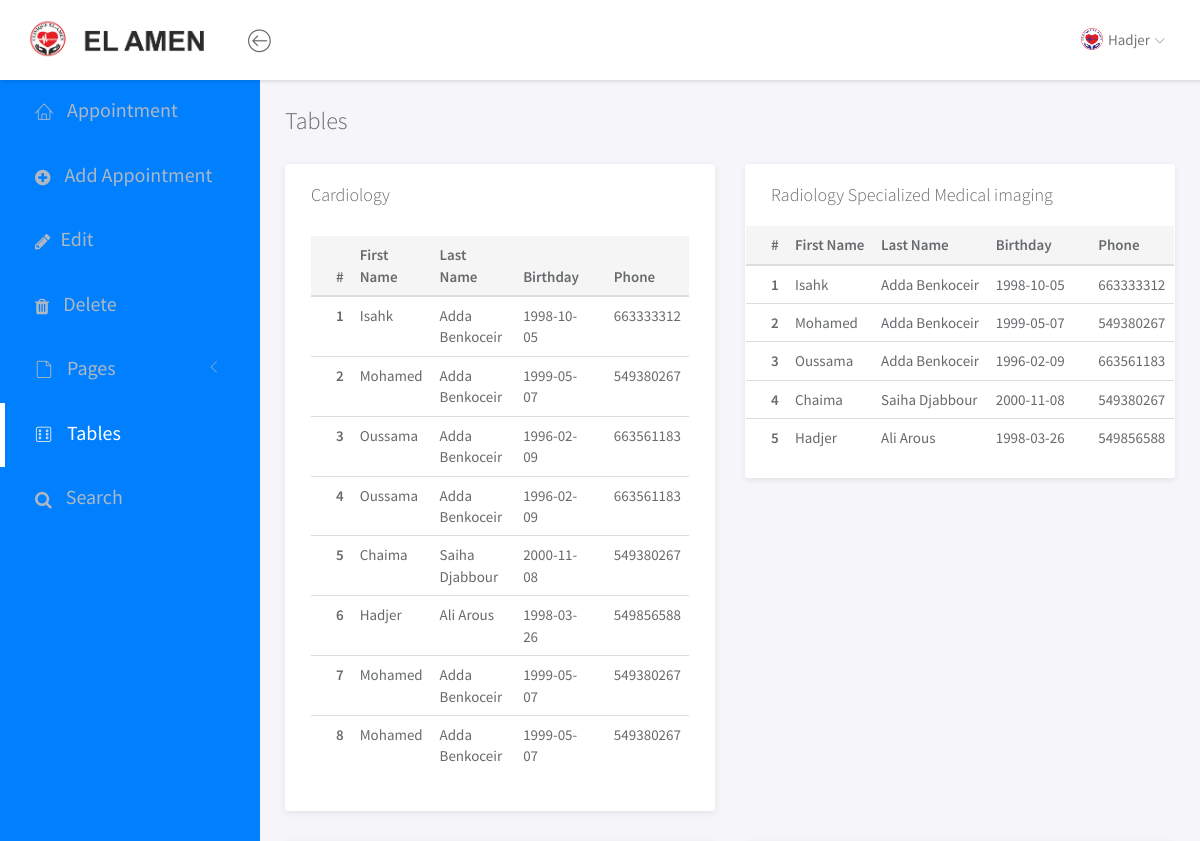
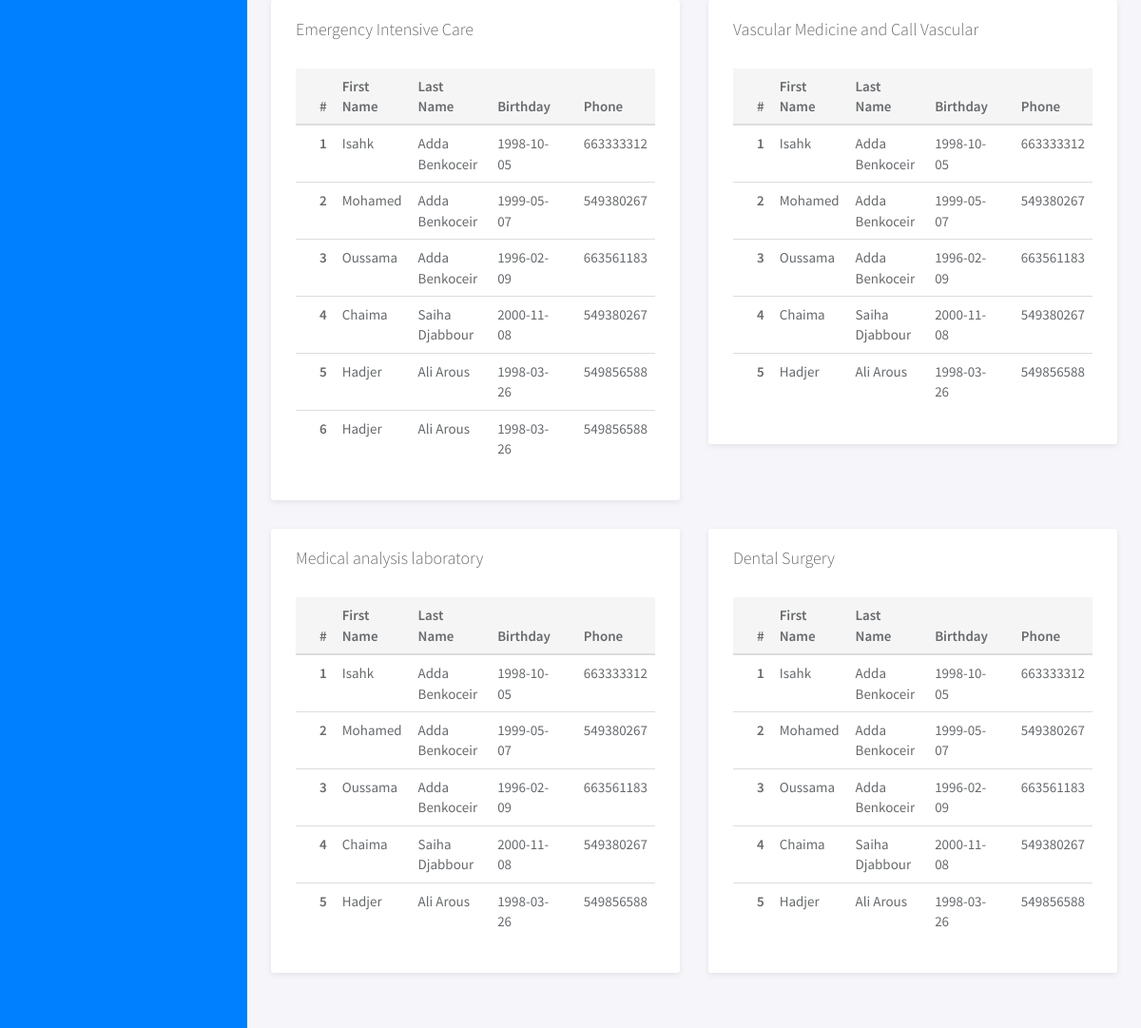
Page /special/secretaire/secretaire/tables.php (signed in) on the committed database (2 pictures, top to bottom).
### tables this page shows
CREATE TABLE `rendez_vous` (
  `ID_RDv` int(11) NOT NULL,
  `ID_pat` int(11) DEFAULT NULL,
  `ID_sec` int(11) NOT NULL,
  `objt_rdv` varchar(50) DEFAULT NULL,
  `date_rdv` datetime DEFAULT NULL,
  `date_rdv2` date NOT NULL
);

CREATE TABLE `patent` (
  `ID_pat` int(11) NOT NULL,
  `nom_pat` varchar(50) NOT NULL,
  `pre_pat` varchar(50) NOT NULL,
  `date_niss_pat` date NOT NULL,
  `sexe_pat` varchar(10) NOT NULL,
  `tel_pat` int(10) NOT NULL,
  `address_pat` varchar(255) NOT NULL,
  `email_pat` varchar(50) NOT NULL,
  `pass_pat` varchar(50) NOT NULL
);

### special/secretaire/secretaire/tables.php (the view, shortened to what this page needs)
<?php
 include_once "conn_db2.php";
?>
<!doctype html>
<html lang="en">
<head>
	<link rel="stylesheet" href="assets/vendor/bootstrap/css/bootstrap.min.css">
	<link rel="stylesheet" href="assets/vendor/font-awesome/css/font-awesome.min.css">
	<link rel="stylesheet" href="assets/vendor/linearicons/style.css">
	<link rel="stylesheet" href="assets/css/main.css">
	<link rel="stylesheet" href="assets/css/demo.css">
</head>
<body>
	<div id="wrapper">
		<nav class="navbar navbar-default navbar-fixed-top">
			<div class="brand">
			     <a href="index.php"><img style="width: 200px; " src="../photo/top_head_layout.png" alt=" Logo" class="logo"></a>
			</div>
			<div class="container-fluid">
				<div class="navbar-btn">
					<button type="button" class="btn-toggle-fullwidth"><i class="lnr lnr-arrow-left-circle"></i></button>
				</div>
				<div id="navbar-menu">
					<ul class="nav navbar-nav navbar-right">
						<li class="dropdown">
							<a href="#" class="dropdown-toggle" data-toggle="dropdown"><img src="../photo/Logo Alaman.png" class="img-circle" alt="Avatar"> <span><?php echo $_SESSION['pre_sec'] ?></span> <i class="icon-submenu lnr lnr-chevron-down"></i></a>
						</li>
					</ul>
				</div>
			</div>
		</nav>
		<div id="sidebar-nav" class="sidebar">
			<div class="sidebar-scroll">
				<nav>
					<ul class="nav">
						<li><a href="index.php" class=""><i class="lnr lnr-home"></i> <span>Appointment</span></a></li>
						<li><a href="appointment.php" class=""><i class="fa fa-plus-circle" aria-hidden="true"></i> <span>Add Appointment</span></a></li>
						<li><a href="editApp.php" class=""><i class="fa fa-pencil" aria-hidden="true"></i><span>Edit</span></a></li>
						<li><a href="delete.php" class=""><i class="fa fa-trash" aria-hidden="true"></i> <span>Delete</span></a></li>
						<li>
							<a href="#subPages" data-toggle="collapse" class="collapsed"><i class="lnr lnr-file-empty"></i> <span>Pages</span> <i class="icon-submenu lnr lnr-chevron-left"></i></a>
						</li>
						<li><a href="tables.php" class="active"><i class="lnr lnr-dice"></i> <span>Tables</span></a></li>
						<li><a href="search.php" class=""><i class="fa fa-search"></i> <span>Search</span></a></li>
					</ul>
				</nav>
			</div>
		</div>
		<div class="main">
			<div class="main-content">
				<div class="container-fluid">
					<h3 class="page-title">Tables</h3>
					<div class="row">
						<div class="col-md-6">
							<div class="panel">
								<div class="panel-heading">
									<h3 class="panel-title">Cardiology</h3>
								</div>
								<div class="panel-body">
									<table class="table">
										<thead>
											<tr class="active">
												<th>#</th>
												<th>First Name</th>
												<th>Last Name</th>
												<th>Birthday</th>
												<th>Phone</th>
											</tr>
										</thead>
										<tbody>
											<?php
											$i=1;
											 $query = "SELECT patent.ID_pat,patent.pre_pat, patent.nom_pat,patent.date_niss_pat,rendez_vous.objt_rdv, rendez_vous.date_rdv,patent.tel_pat
											 FROM patent
											 INNER JOIN rendez_vous ON patent.ID_pat = rendez_vous.ID_pat WHERE `objt_rdv` = 'Cardiology' ";
											 $result = mysqli_query($conn, $query);
											if(mysqli_num_rows($result) > 0){
												 while($row = mysqli_fetch_assoc($result)){
														  echo
														  '<th> '.$i++ ."</th>".
														  "<td>". $row["pre_pat"]."</td>".
														  "<td>". $row["nom_pat"]."</td>".
														  "<td>". $row["date_niss_pat"]."</td>".
														  "<td>". $row["tel_pat"]."</td>".
														  "</tr>";
												  }
											}
											 else {
												  echo '<div class="alert alert-danger alert-dismissible" role="alert">
												  <button type="button" class="close" data-dismiss="alert" aria-label="Close"><span aria-hidden="true">&times;</span></button>
												  <i class="fa fa-times-circle"></i> There are no patients in this service.
												  </div>';   }
											?>
										</tbody>
									</table>
								</div>
							</div>
						</div>
						<div class="col-md-6">
							<div class="panel">
								<div class="panel-heading">
									<h3 class="panel-title">Radiology Specialized Medical imaging</h3>
								</div>
								<div class="panel-body no-padding">
								<table class="table">
										<thead>
											<tr class="active">
												<th>#</th>
												<th>First Name</th>
												<th>Last Name</th>
												<th>Birthday</th>
												<th>Phone</th>
											</tr>
										</thead>
										<tbody>
											<?php
											$i=1;
											 $query = "SELECT patent.ID_pat,patent.pre_pat, patent.nom_pat,patent.date_niss_pat,rendez_vous.objt_rdv, rendez_vous.date_rdv,patent.tel_pat
											 FROM patent
											 INNER JOIN rendez_vous ON patent.ID_pat = rendez_vous.ID_pat WHERE `objt_rdv` = 'Radiology Specialized Medical imaging' ";
											 $result = mysqli_query($conn, $query);
											if(mysqli_num_rows($result) > 0){
												 while($row = mysqli_fetch_assoc($result)){
														  echo
														  '<th> '.$i++ ."</th>".
														  "<td>". $row["pre_pat"]."</td>".
														  "<td>". $row["nom_pat"]."</td>".
														  "<td>". $row["date_niss_pat"]."</td>".
														  "<td>". $row["tel_pat"]."</td>".
														  "</tr>";
												  }
											}
											 else {
												  echo '<div class="alert alert-danger alert-dismissible" role="alert">
												  <button type="button" class="close" data-dismiss="alert" aria-label="Close"><span aria-hidden="true">&times;</span></button>
												  <i class="fa fa-times-circle"></i>There are no patients in this service.
												  </div>';   }
											?>
										</tbody>
									</table>
								</div>
							</div>
						</div>
					</div>
					<div class="row">
						<div class="col-md-6">
							<div class="panel">
								<div class="panel-heading">
									<h3 class="panel-title">Emergency Intensive Care</h3>
								</div>
								<div class="panel-body">
								<table class="table">
										<thead>
											<tr class="active">
												<th>#</th>
												<th>First Name</th>
												<th>Last Name</th>
												<th>Birthday</th>
												<th>Phone</th>
											</tr>
										</thead>
										<tbody>
											<?php
											$i=1;
											 $query = "SELECT patent.ID_pat,patent.pre_pat, patent.nom_pat,patent.date_niss_pat,rendez_vous.objt_rdv, rendez_vous.date_rdv,patent.tel_pat
											 FROM patent
											 INNER JOIN rendez_vous ON patent.ID_pat = rendez_vous.ID_pat WHERE `objt_rdv` = 'Emergency Intensive Care' ";
											 $result = mysqli_query($conn, $query);
											if(mysqli_num_rows($result) > 0){
												 while($row = mysqli_fetch_assoc($result)){
														  echo
														  '<th> '.$i++ ."</th>".
														  "<td>". $row["pre_pat"]."</td>".
														  "<td>". $row["nom_pat"]."</td>".
														  "<td>". $row["date_niss_pat"]."</td>".
														  "<td>". $row["tel_pat"]."</td>".
														  "</tr>";
												  }
											}
											 else {
												  echo '<div class="alert alert-danger alert-dismissible" role="alert">
												  <button type="button" class="close" data-dismiss="alert" aria-label="Close"><span aria-hidden="true">&times;</span></button>
												  <i class="fa fa-times-circle"></i> There are no patients in this service.
												  </div>';   }
											?>
										</tbody>
									</table>
								</div>
							</div>
						</div>
						<div class="col-md-6">
							<div class="panel">
								<div class="panel-heading">
									<h3 class="panel-title">Vascular Medicine and Call Vascular</h3>
								</div>
								<div class="panel-body">
								<table class="table">
										<thead>
											<tr class="active">
												<th>#</th>
												<th>First Name</th>
												<th>Last Name</th>
												<th>Birthday</th>
												<th>Phone</th>
											</tr>
										</thead>
										<tbody>
											<?php
											$i=1;
											 $query = "SELECT patent.ID_pat,patent.pre_pat, patent.nom_pat,patent.date_niss_pat,rendez_vous.objt_rdv, rendez_vous.date_rdv,patent.tel_pat
											 FROM patent
											 INNER JOIN rendez_vous ON patent.ID_pat = rendez_vous.ID_pat WHERE `objt_rdv` = 'Vascular Medicine and Call Vascular' ";
											 $result = mysqli_query($conn, $query);
											if(mysqli_num_rows($result) > 0){
												 while($row = mysqli_fetch_assoc($result)){
														  echo
														  '<th> '.$i++ ."</th>".
														  "<td>". $row["pre_pat"]."</td>".
														  "<td>". $row["nom_pat"]."</td>".
														  "<td>". $row["date_niss_pat"]."</td>".
														  "<td>". $row["tel_pat"]."</td>".
														  "</tr>";
												  }
											}
											 else {
												  echo '<div class="alert alert-danger alert-dismissible" role="alert">
												  <button type="button" class="close" data-dismiss="alert" aria-label="Close"><span aria-hidden="true">&times;</span></button>
												  <i class="fa fa-times-circle"></i> There are no patients in this service.
												  </div>';   }
											?>
										</tbody>
									</table>
								</div>
							</div>
						</div>
					</div>
					<div class="row">
						<div class="col-md-6">
							<div class="panel">
								<div class="panel-heading">
									<h3 class="panel-title">Medical analysis laboratory</h3>
								</div>
								<div class="panel-body">
								<table class="table">
										<thead>
											<tr class="active">
												<th>#</th>
												<th>First Name</th>
												<th>Last Name</th>
												<th>Birthday</th>
												<th>Phone</th>
											</tr>
										</thead>
										<tbody>
											<?php
											$i=1;
											 $query = "SELECT patent.ID_pat,patent.pre_pat, patent.nom_pat,patent.date_niss_pat,rendez_vous.objt_rdv, rendez_vous.date_rdv,patent.tel_pat
											 FROM patent
											 INNER JOIN rendez_vous ON patent.ID_pat = rendez_vous.ID_pat WHERE `objt_rdv` = 'Medical analysis laboratory' ";
											 $result = mysqli_query($conn, $query);
											if(mysqli_num_rows($result) > 0){
												 while($row = mysqli_fetch_assoc($result)){
														  echo
														  '<th> '.$i++ ."</th>".
														  "<td>". $row["pre_pat"]."</td>".
														  "<td>". $row["nom_pat"]."</td>".
														  "<td>". $row["date_niss_pat"]."</td>".
														  "<td>". $row["tel_pat"]."</td>".
														  "</tr>";
												  }
											}
											 else {
												  echo '<div class="alert alert-danger alert-dismissible" role="alert">
												  <button type="button" class="close" data-dismiss="alert" aria-label="Close"><span aria-hidden="true">&times;</span></button>
												  <i class="fa fa-times-circle"></i> There are no patients in this service.
												  </div>';   }
											?>
										</tbody>
									</table>
								</div>
							</div>
						</div>
						<div class="col-md-6">
							<div class="panel">
								<div class="panel-heading">
									<h3 class="panel-title">Dental Surgery</h3>
								</div>
								<div class="panel-body">
								<table class="table">
										<thead>
											<tr class="active">
												<th>#</th>
												<th>First Name</th>
												<th>Last Name</th>
												<th>Birthday</th>
												<th>Phone</th>
											</tr>
										</thead>
										<tbody>
											<?php
											$i=1;
											 $query = "SELECT patent.ID_pat,patent.pre_pat, patent.nom_pat,patent.date_niss_pat,rendez_vous.objt_rdv, rendez_vous.date_rdv,patent.tel_pat
											 FROM patent
											 INNER JOIN rendez_vous ON patent.ID_pat = rendez_vous.ID_pat WHERE `objt_rdv` = 'Dental Surgery' ";
											 $result = mysqli_query($conn, $query);
											if(mysqli_num_rows($result) > 0){
												 while($row = mysqli_fetch_assoc($result)){
														  echo
														  '<th> '.$i++ ."</th>".
														  "<td>". $row["pre_pat"]."</td>".
														  "<td>". $row["nom_pat"]."</td>".
														  "<td>". $row["date_niss_pat"]."</td>".
														  "<td>". $row["tel_pat"]."</td>".
														  "</tr>";
												  }
											}
											 else {
												  echo '<div class="alert alert-danger alert-dismissible" role="alert">
												  <button type="button" class="close" data-dismiss="alert" aria-label="Close"><span aria-hidden="true">&times;</span></button>
												  <i class="fa fa-times-circle"></i> There are no patients in this service.
												  </div>';   }
											?>
										</tbody>
									</table>
								</div>
							</div>
						</div>
					</div>
				</div>
			</div>
		</div>
	</div>
</body>
</html>

### rows in the picture
rendez_vous: ID_pat.pre_pat "Isahk", ID_pat.nom_pat "Adda Benkoceir", ID_pat.date_niss_pat "1998-10-05", ID_pat.tel_pat "663333312"
rendez_vous: ID_pat.pre_pat "Mohamed", ID_pat.nom_pat "Adda Benkoceir", ID_pat.date_niss_pat "1999-05-07", ID_pat.tel_pat "549380267"
rendez_vous: ID_pat.pre_pat "Oussama", ID_pat.nom_pat "Adda Benkoceir", ID_pat.date_niss_pat "1996-02-09", ID_pat.tel_pat "663561183"
rendez_vous: ID_pat.pre_pat "Oussama", ID_pat.nom_pat "Adda Benkoceir", ID_pat.date_niss_pat "1996-02-09", ID_pat.tel_pat "663561183"
rendez_vous: ID_pat.pre_pat "Chaima", ID_pat.nom_pat "Saiha Djabbour", ID_pat.date_niss_pat "2000-11-08", ID_pat.tel_pat "549380267"
rendez_vous: ID_pat.pre_pat "Hadjer", ID_pat.nom_pat "Ali Arous", ID_pat.date_niss_pat "1998-03-26", ID_pat.tel_pat "549856588"
rendez_vous: ID_pat.pre_pat "Mohamed", ID_pat.nom_pat "Adda Benkoceir", ID_pat.date_niss_pat "1999-05-07", ID_pat.tel_pat "549380267"
rendez_vous: ID_pat.pre_pat "Mohamed", ID_pat.nom_pat "Adda Benkoceir", ID_pat.date_niss_pat "1999-05-07", ID_pat.tel_pat "549380267"
rendez_vous: ID_pat.pre_pat "Isahk", ID_pat.nom_pat "Adda Benkoceir", ID_pat.date_niss_pat "1998-10-05", ID_pat.tel_pat "663333312"
rendez_vous: ID_pat.pre_pat "Mohamed", ID_pat.nom_pat "Adda Benkoceir", ID_pat.date_niss_pat "1999-05-07", ID_pat.tel_pat "549380267"
rendez_vous: ID_pat.pre_pat "Oussama", ID_pat.nom_pat "Adda Benkoceir", ID_pat.date_niss_pat "1996-02-09", ID_pat.tel_pat "663561183"
rendez_vous: ID_pat.pre_pat "Chaima", ID_pat.nom_pat "Saiha Djabbour", ID_pat.date_niss_pat "2000-11-08", ID_pat.tel_pat "549380267"
rendez_vous: ID_pat.pre_pat "Hadjer", ID_pat.nom_pat "Ali Arous", ID_pat.date_niss_pat "1998-03-26", ID_pat.tel_pat "549856588"
rendez_vous: ID_pat.pre_pat "Isahk", ID_pat.nom_pat "Adda Benkoceir", ID_pat.date_niss_pat "1998-10-05", ID_pat.tel_pat "663333312"
rendez_vous: ID_pat.pre_pat "Mohamed", ID_pat.nom_pat "Adda Benkoceir", ID_pat.date_niss_pat "1999-05-07", ID_pat.tel_pat "549380267"
rendez_vous: ID_pat.pre_pat "Oussama", ID_pat.nom_pat "Adda Benkoceir", ID_pat.date_niss_pat "1996-02-09", ID_pat.tel_pat "663561183"
rendez_vous: ID_pat.pre_pat "Chaima", ID_pat.nom_pat "Saiha Djabbour", ID_pat.date_niss_pat "2000-11-08", ID_pat.tel_pat "549380267"
rendez_vous: ID_pat.pre_pat "Hadjer", ID_pat.nom_pat "Ali Arous", ID_pat.date_niss_pat "1998-03-26", ID_pat.tel_pat "549856588"
rendez_vous: ID_pat.pre_pat "Hadjer", ID_pat.nom_pat "Ali Arous", ID_pat.date_niss_pat "1998-03-26", ID_pat.tel_pat "549856588"
rendez_vous: ID_pat.pre_pat "Isahk", ID_pat.nom_pat "Adda Benkoceir", ID_pat.date_niss_pat "1998-10-05", ID_pat.tel_pat "663333312"
rendez_vous: ID_pat.pre_pat "Mohamed", ID_pat.nom_pat "Adda Benkoceir", ID_pat.date_niss_pat "1999-05-07", ID_pat.tel_pat "549380267"
rendez_vous: ID_pat.pre_pat "Oussama", ID_pat.nom_pat "Adda Benkoceir", ID_pat.date_niss_pat "1996-02-09", ID_pat.tel_pat "663561183"
rendez_vous: ID_pat.pre_pat "Chaima", ID_pat.nom_pat "Saiha Djabbour", ID_pat.date_niss_pat "2000-11-08", ID_pat.tel_pat "549380267"
rendez_vous: ID_pat.pre_pat "Hadjer", ID_pat.nom_pat "Ali Arous", ID_pat.date_niss_pat "1998-03-26", ID_pat.tel_pat "549856588"
rendez_vous: ID_pat.pre_pat "Isahk", ID_pat.nom_pat "Adda Benkoceir", ID_pat.date_niss_pat "1998-10-05", ID_pat.tel_pat "663333312"
rendez_vous: ID_pat.pre_pat "Mohamed", ID_pat.nom_pat "Adda Benkoceir", ID_pat.date_niss_pat "1999-05-07", ID_pat.tel_pat "549380267"
rendez_vous: ID_pat.pre_pat "Oussama", ID_pat.nom_pat "Adda Benkoceir", ID_pat.date_niss_pat "1996-02-09", ID_pat.tel_pat "663561183"
rendez_vous: ID_pat.pre_pat "Chaima", ID_pat.nom_pat "Saiha Djabbour", ID_pat.date_niss_pat "2000-11-08", ID_pat.tel_pat "549380267"
rendez_vous: ID_pat.pre_pat "Hadjer", ID_pat.nom_pat "Ali Arous", ID_pat.date_niss_pat "1998-03-26", ID_pat.tel_pat "549856588"
rendez_vous: ID_pat.pre_pat "Isahk", ID_pat.nom_pat "Adda Benkoceir", ID_pat.date_niss_pat "1998-10-05", ID_pat.tel_pat "663333312"
rendez_vous: ID_pat.pre_pat "Mohamed", ID_pat.nom_pat "Adda Benkoceir", ID_pat.date_niss_pat "1999-05-07", ID_pat.tel_pat "549380267"
rendez_vous: ID_pat.pre_pat "Oussama", ID_pat.nom_pat "Adda Benkoceir", ID_pat.date_niss_pat "1996-02-09", ID_pat.tel_pat "663561183"
rendez_vous: ID_pat.pre_pat "Chaima", ID_pat.nom_pat "Saiha Djabbour", ID_pat.date_niss_pat "2000-11-08", ID_pat.tel_pat "549380267"
rendez_vous: ID_pat.pre_pat "Hadjer", ID_pat.nom_pat "Ali Arous", ID_pat.date_niss_pat "1998-03-26", ID_pat.tel_pat "549856588"

### other values in the picture
$_SESSION['pre_sec'] "Hadjer"
